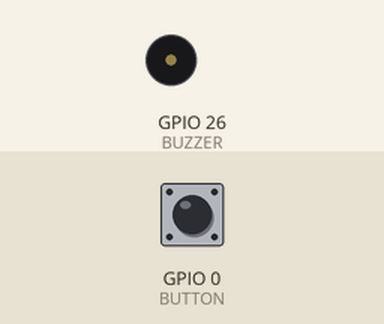
This sketch was run on a simulated ESP32. Parts: buzzer (waves = sounding, pin HIGH). The test bench sets the inputs (shaded band); at power-on: GPIO 0 (BUTTON) HIGH. What the sketch prints to the serial monitor is not drawn.

Above: at 0.5 s.
Timing chart, 0 to 4.6 s (numbered marks = the images above):
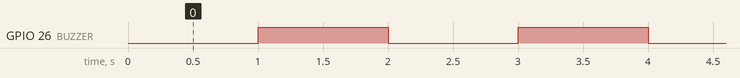

The sketch:

music2.ino
```cpp
#define BUZZER 26
#define BUTTON 0

hw_timer_t *buzzer_timer = NULL;
hw_timer_t *state_timer = NULL;

// C C# D Eb E F F# G G# A Bb B A
// 0 1  2 3  4 5 6  7 8  9 10 11 12
int key_note[13] = {1047, 1109, 1175, 1245, 1319, 1397, 1480, 1568, 1661, 880, 1865, 1976, 1760};

int note[] = {9, 0, 2, 2, 2, 4, 5, 5, 5, 7, 4, 4, 2, 0, 2, 2, 9, 0, 2, 2, 2, 4, 5, 5, 5, 7, 4, 4, 2, 0, 2, 2,
              9, 0, 2, 2, 2, 5, 7, 7, 7, 12, 10, 10, 12, 7, 12, 2, 2, 2, 4, 4, 5, 5, 7, 7, 12, 12, 2, 2, 2, 5, 4, 4, 4, 5, 2, 4};

int state = 0;
int delay_note_time = 250000;
int delay_note_time2 = 250000;
int note_time = 1000000;
int speed = 0;

void IRAM_ATTR onBuzzerTimer()
{
  digitalWrite(BUZZER, !digitalRead(BUZZER));
}
void IRAM_ATTR onStateTimer()
{
  if (speed == 0)
  {
    delay_note_time = delay_note_time2 * 1;
  }
  else if (speed == 1)
  {
    delay_note_time = delay_note_time2 * 0.75;
  }
  else if (speed == 2)
  {
    delay_note_time = delay_note_time2 * 0.5;
  }
  else if (speed == 3)
  {
    delay_note_time = delay_note_time2 * 1.5;
  }
  else if (speed == 4)
  {
    delay_note_time = delay_note_time2 * 1.25;
  }
  note_time = (note[state] == -1) ? 10 : int((1.0 / (key_note[note[state]] * 1.0)) * 1e6);
  timerAlarmWrite(buzzer_timer, note_time, true);
  timerAlarmWrite(state_timer, delay_note_time, true);
  state++;
}
void IRAM_ATTR IO_INT_ISR()
{
  if (!digitalRead(BUTTON) == 1)
  {
    speed = (speed > 3) ? 0 : speed + 1;
  }
}

void setup()
{
  Serial.begin(115200);
  pinMode(BUZZER, OUTPUT);
  pinMode(BUTTON, INPUT_PULLUP);
  attachInterrupt(BUTTON, IO_INT_ISR, FALLING);
  buzzer_timer = timerBegin(0, 80, true);
  timerAttachInterrupt(buzzer_timer, &onBuzzerTimer, true);
  timerAlarmWrite(buzzer_timer, note_time, true);
  timerAlarmEnable(buzzer_timer);

  state_timer = timerBegin(1, 80, true);
  timerAttachInterrupt(state_timer, &onStateTimer, true);
  timerAlarmWrite(state_timer, 225000, true);
  timerAlarmEnable(state_timer);
}
void loop()
{
  Serial.println(speed);
}
```

Measured:
- by itself, GPIO 26 (BUZZER): alternates HIGH for 1.0 s and LOW for 1.0 s
